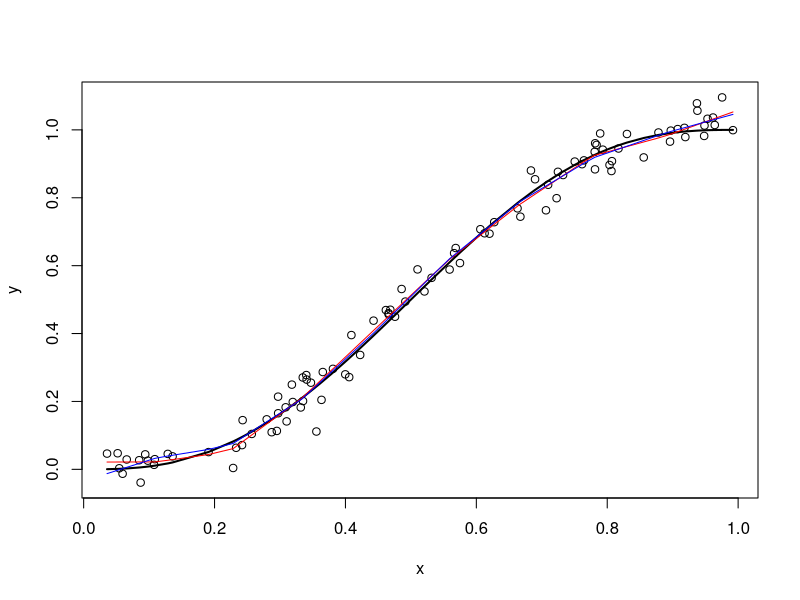

Generate this figure with R:
# Neelon and Dunson Monotone Regression

rtnorm <- function(n,m,s,L,U) # Random truncated normals
    qnorm(runif(n,pnorm(L,m,s),pnorm(U,m,s)),m,s)

rtgmix <- function(n, m, s, delta){
   # Neelon and Dunson (Biometrics, 2004) truncated normal mixture
   # m,s are vectors corresponding to mean and sds of components
   # note that in the boundary cases there are only 2 components, not 3
   k <- length(m)
   vhat <- 1/sum(1/s^2)
   mhat <- vhat * sum(m/s^2)
   vtil <- 1/sum(1/s[-k]^2)
   mtil <- vtil * sum(m[-k]/s[-k]^2)
   A <- pnorm(delta,mtil,sqrt(vtil))/dnorm(0,mtil,sqrt(vtil))
   B <- (1- pnorm(delta,mhat,sqrt(vhat)))/dnorm(0,mhat,sqrt(vhat))
   prob <- A/(A+B)
   ifelse(runif(n) < prob, rtnorm(n,mtil,sqrt(vtil),-Inf,delta),
      rtnorm(n,mhat,sqrt(vhat),delta,Inf))
   }

PWLBasis <- function(x,g, intercept = TRUE){
   n <- length(x)
   p <- length(g)
   W <- matrix(0,n,p-1)
   for(i in 1:n){
      for(j in 2:p){
         W[i,j-1] <- max(min(x[i],g[j]) - g[j-1],0)
      }
   }
   if(intercept) W <- cbind(1,W)
   W
}
bmlm <- function(x,y,g = seq(0,1,length = 10), delta = .05, R = 1000, burn = 500){
   # Bayesian Monotone Bivariate Regression (Neelon and Dunson)
   n <- length(y)
   p <- length(g)
   # Design matrix for piecewise linear fit
   W <- PWLBasis(x,g, intercept = TRUE)
   # Prior for intercept parameter beta1~ N(mu1, sig1)
   mu1 <- 0
   sig1 <- sqrt(10)
   # Prior for initial slope parameter beta2~ N(mu2, sig2)
   mu2 <- 0
   sig2 <- sqrt(10)
   # Prior for precision parameter 1/sigma^2 ~ Gamma(nu1,nu2)
   nu1 <- nu2 <- 0.1
   # Prior for precision parameter lambda ~ Gamma(lam1, lam2)
   lam1 <- p/25
   lam2 <- 1
   # Prior for delta is unit point mass at 0.05 (provisionally)
   # Initialization:
   alpha <- beta <- rep(0,p)
   A <- matrix(0,p,R)
   # Main Loop:  
   for(i in 1:R){
      sigma <- sqrt(1/rgamma(1,nu1 + n/2, nu2 + crossprod(y - W %*% alpha)))
      lambda <- rgamma(1, lam1 + (p-1)/2, lam2 + sum(diff(beta[-1])^2)/2)
      # Intercept parameter called alpha by Neelon and Dunson
      psig1 <- sqrt(1/((1/sig1^2) + n/sigma^2))
      pmu1 <- (psig1^2) * (mu1/sig1^2 + sum(y - W[,-1] %*% alpha[-1])/sigma^2)
      alpha[1] <- beta[1] <- rnorm(1,pmu1,psig1)
      # Inital slope parameter
      bsig <- sqrt(c(sig2^2,  1/lambda, sigma^2/sum(W[,2]^2)))
      b2 <- lsfit(W[,2], y - W[,-2] %*% alpha[-2],intercept = FALSE)$coef
      bmu <- c(mu2, beta[3], b2)
      beta[2] <- rtgmix(1,bmu,bsig,delta)
      alpha[2] <- beta[2] * (beta[2] > delta)
      for(j in 3:p){
         bj <- lsfit(W[,j], y - W[,-j] %*% alpha[-j], intercept = FALSE)$coef
         if(j < p){
              bmu <- c(beta[j-1], beta[j+1], bj)
              bsig <- sqrt(c(1/lambda, 1/lambda, sigma^2/sum(W[,j]^2)))
              }
         else { #j = p, so there is no beta[j+1] to contribute
              bmu <- c(beta[j-1], bj)
              bsig <- sqrt(c(1/lambda, sigma^2/sum(W[,j]^2)))
              }
         beta[j] <- rtgmix(1,bmu,bsig,delta)
         alpha[j] <- beta[j] * (beta[j] > delta)
      }   
      A[,i] <- alpha
   }
   A[,(burn + 1):R]
}

x <- sort(runif(100))
y <- pbeta(x,3,3) + rnorm(100)/25
plot(x,y)
lines(x, pbeta(x,3,3), lwd = 2, )
W <- PWLBasis(x,g = seq(0,1,length = 10))
lines(x, lm(y ~ W - 1)$fitted, col = "red")
f <- bmlm(x,y)
lines(x,W %*% apply(f,1,mean),col = "blue")
